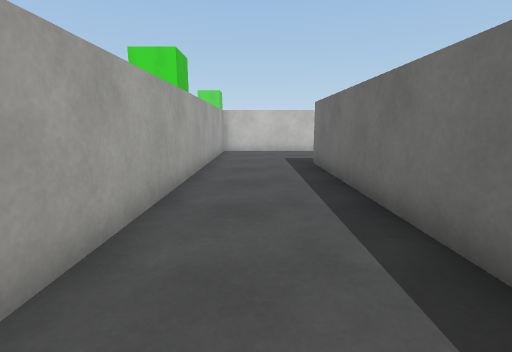
[1] (above)

21 first-person views from a walk through a Unity game level. The camera is 1.2 m above the floor, tilts 10° down and sees 85° across. The floor is counted in squares, 1 m on a side. Each view is taken from the middle of a square. On the plan, view 1 faces up. The plan holds only what a view shows up to about 13 squares ahead; the rest is blank. The place goes on beyond the plan. Surface patterns are stand-ins for the level's own textures.

[2]
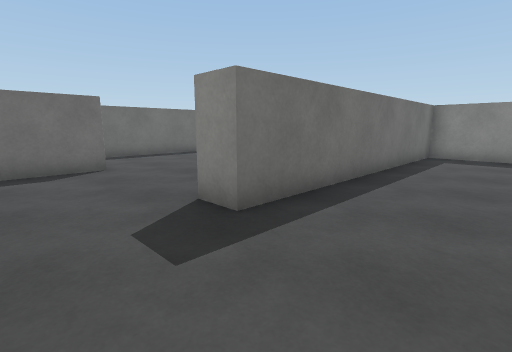

[3]
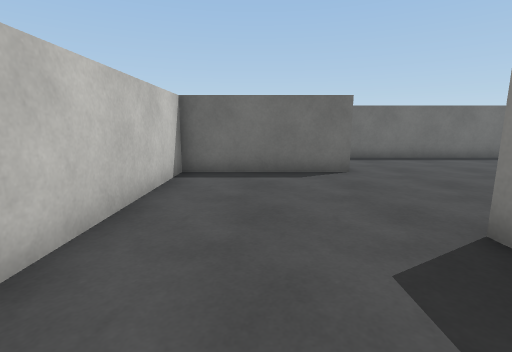

[4]
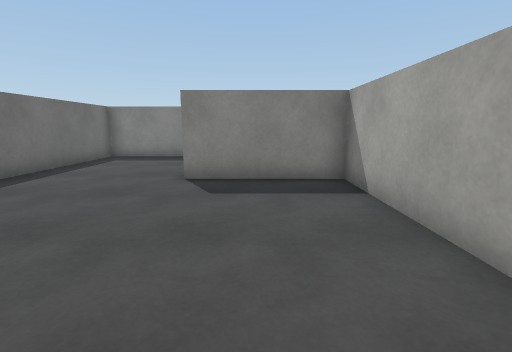

[5]
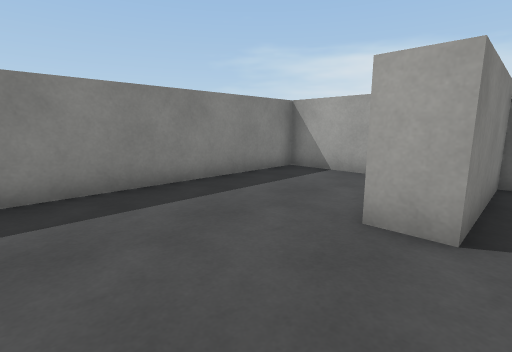

[6]
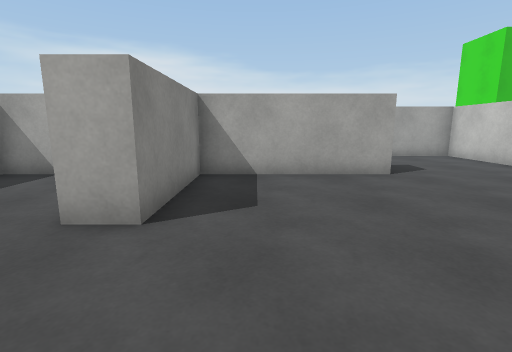

[7]
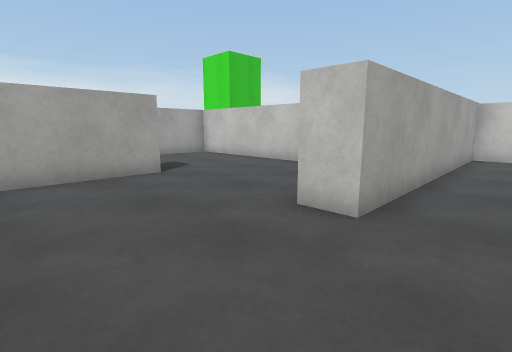

[8]
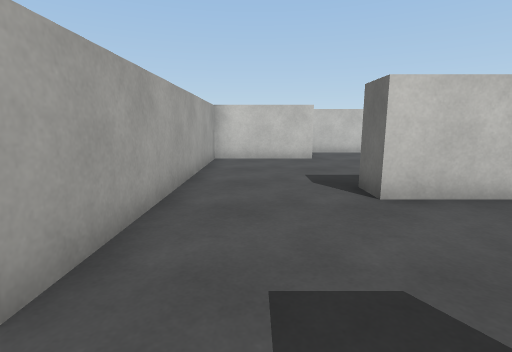

[9]
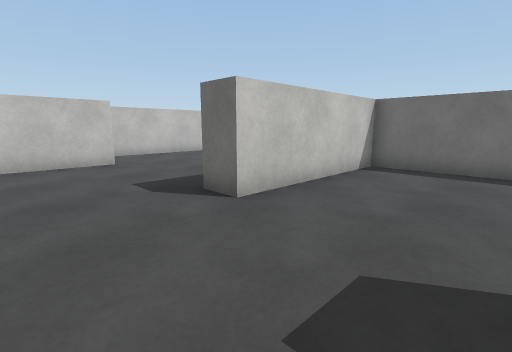

[10]
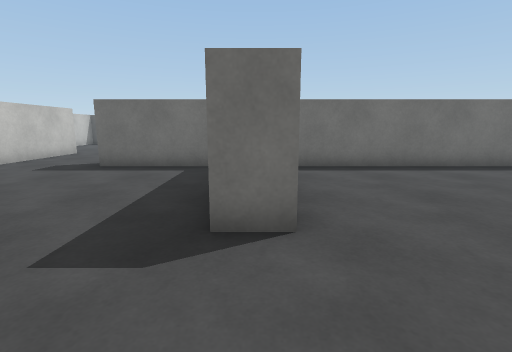

[11]
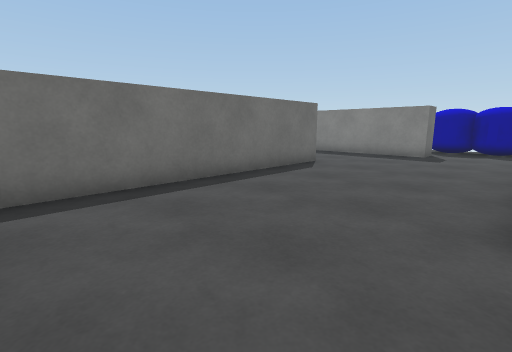

[12]
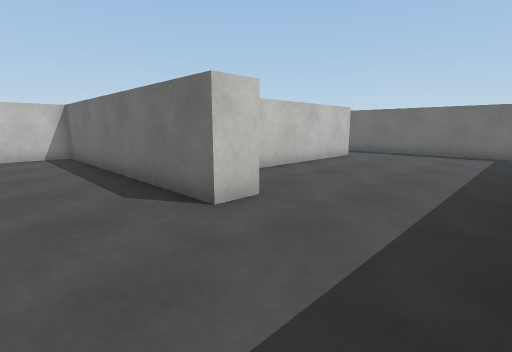

[13]
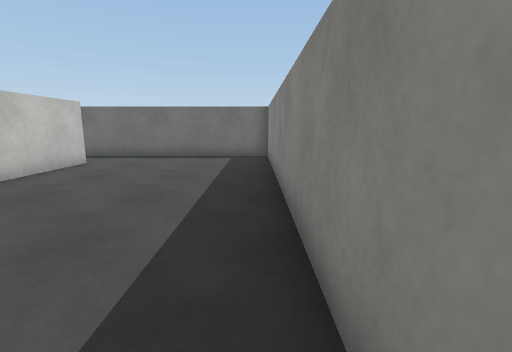

[14]
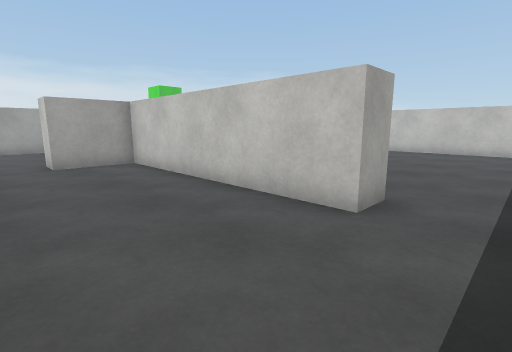

[15]
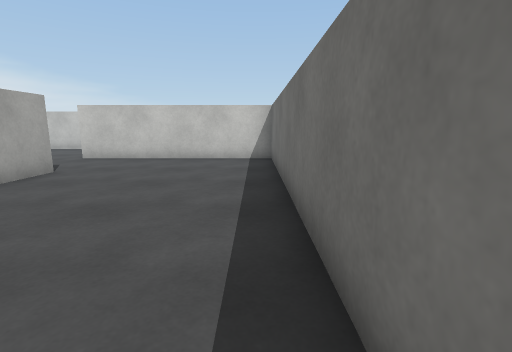

[16]
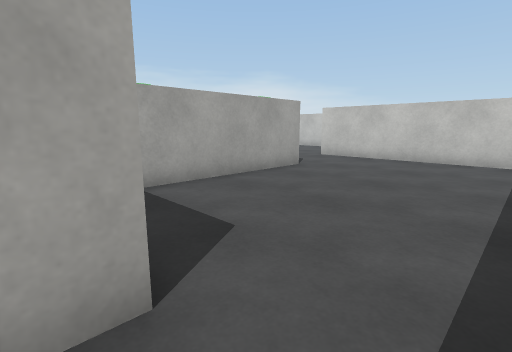

[17]
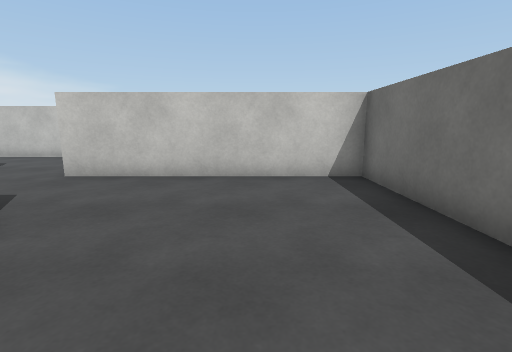

[18]
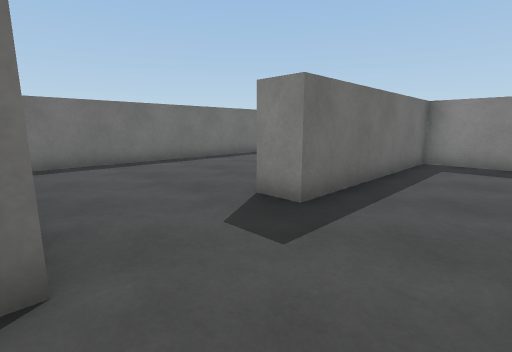

[19]
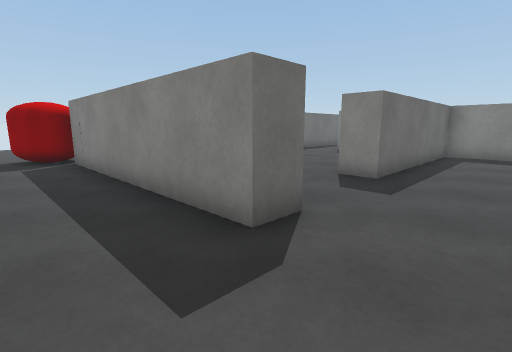

[20]
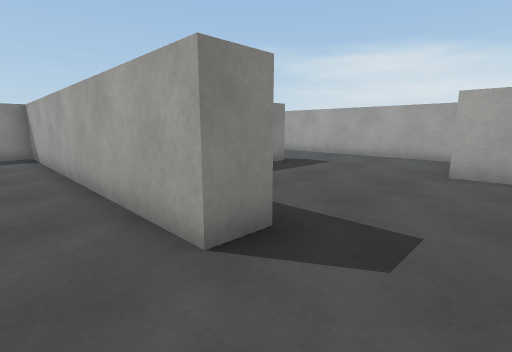

[21]
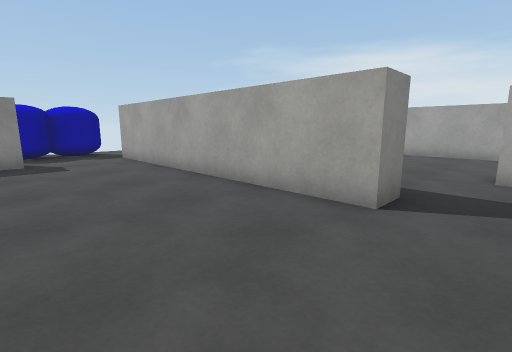

### Floor plan
Points are (right, up) in squares from view 1. A wall is a line through its corners. A room is listed if a view was taken in it or the views show most of it. See-through windows are left out.
Room 1 (views 1, 2, 3, 4, 5, 6, 7, 8)
walls: (2.9, 2) (2.9, -0.5) (10.9, -0.5) (10.9, 8.4); (8.4, 9.5) (7.4, 9.5) (7.4, 14) (-1.6, 14) (-1.6, 1.5); (-0.5, -0.5) (1.9, -0.5) (1.9, 9.4) (2.9, 9.4) (2.9, 4.6) (6.7, 4.6) (6.7, 3.5)
ways out: opening at (9.5, 9) to room 2
Room 2 (views 9, 10, 11, 12, 13, 14, 15, 16, 17, 18, 19, 20, 21)
walls: (10.9, 8.4) (11.9, 8.4) (11.9, -1.6); (17.5, 14.4) (17.5, 17.8) (18.5, 17.8) (18.5, 6.7) (21.6, 6.7) (21.6, 13.4) (22.6, 13.4) (22.6, 8.2); (15.1, -1.5) (15.1, -0.5) (28.6, -0.5) (28.6, 16.8) (21.3, 16.8) (21.3, 17.8); (26.3, 6.7) (26.3, 5.7) (18.5, 5.7) (18.5, 3.4) (17.5, 3.4) (17.5, 12.5) (12.1, 12.5) (12.1, 13.4) (12.7, 13.4); (12.1, 19.7) (12.1, 18.6) (8.4, 18.6) (8.4, 9.5); (21.9, 21.2) (12.6, 21.2)
ways out: opening at (9.5, 9) to room 1; opening at (22, 19.5)
objects: other object (12, -3) to (15, -3)

Where each view was taken, in squares from view 1:
view 1: 0 up, 0 right, facing up
view 2: 12 up, 1 left, facing down-right
view 3: 12 up, 0 right, facing right
view 4: 11 up, 5 right, facing down
view 5: 5 up, 10 right, facing down-left
view 6: 6 up, 10 right, facing left
view 7: 6 up, 10 right, facing up-left
view 8: 8 up, 10 right, facing up
view 9: 9 up, 9 right, facing up-right
view 10: 13 up, 9 right, facing right
view 11: 12 up, 12 right, facing down-right
view 12: 0 up, 15 right, facing up-right
view 13: 0 up, 17 right, facing right
view 14: 2 up, 28 right, facing up-left
view 15: 6 up, 28 right, facing up
view 16: 6 up, 28 right, facing up-left
view 17: 10 up, 26 right, facing up
view 18: 17 up, 19 right, facing down-right
view 19: 20 up, 19 right, facing down-right
view 20: 20 up, 20 right, facing down-left
view 21: 10 up, 16 right, facing down-left
